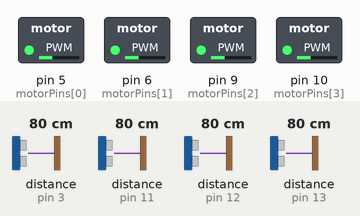
Simulated run of this sketch. Board: Arduino Uno, built with avr-gcc and run on an emulated ATmega328P. On the bench: switched loads named in the sketch (green lamp = pin HIGH). Wiring (inferred from the names in the program): 4 × ultrasonic range finder: trigger pin 2, echo pin 3 / trigger pin 4, echo pin 11 / trigger pin 7, echo pin 12 / trigger pin 8, echo pin 13. Inputs (shaded band) come from the test bench; at power-on: distance to the obstacle (sensors on pin 12, pin 3, pin 11, pin 13) 80 cm. The echo pulse lasts 58.3 µs per cm; pins used as bus, display or sensor lines are not drawn; what the sketch prints to the serial monitor is not drawn.

Above: at 1.2 s.
1.3 s: distance to the obstacle (sensor on pin 12) set to 250 cm
At 2.0 s:
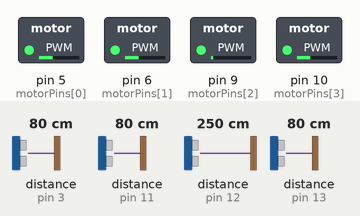
3.0 s: distance to the obstacle (sensor on pin 3) set to 18 cm
At 4.1 s:
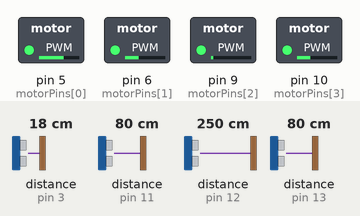
4.6 s: distance to the obstacle (sensor on pin 11) set to 2 cm
At 5.6 s:
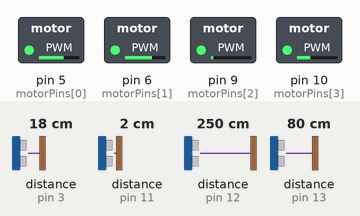
6.1 s: distance to the obstacle (sensor on pin 13) set to 18 cm
At 7.4 s:
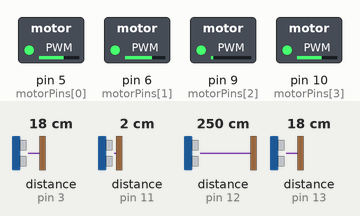
7.7 s: distance to the obstacle (sensor on pin 3) set to 250 cm
At 9.0 s:
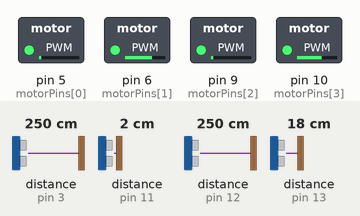
9.3 s: distance to the obstacle (sensor on pin 11) set to 60 cm
At 10.8 s:
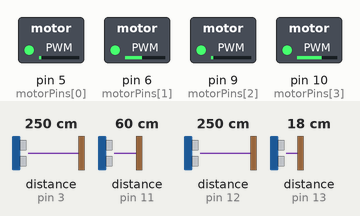
Timing chart, 0 to 11.9 s (numbered marks = the images above; inputs shaded):
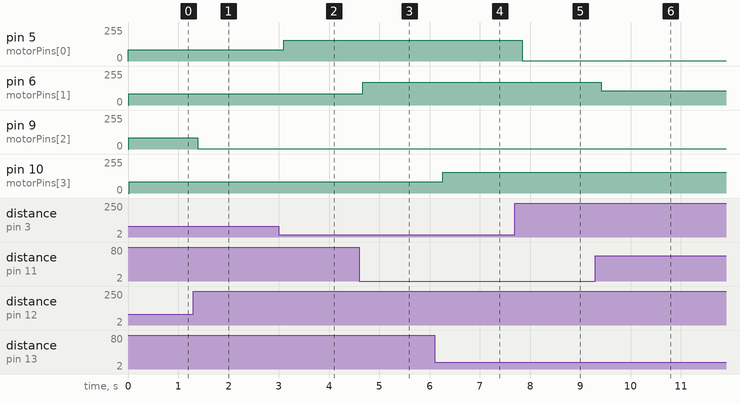

Measured:
- after the input at 1.3 s, pin 5 (motorPins[0]): 84/255 → 85/255 after 0.24 s; pin 9 (motorPins[2]): 85/255 → 1/255 after 0.09 s; pin 10 (motorPins[3]): 85/255 → 84/255 after 0.09 s
- after the input at 3.0 s, pin 5 (motorPins[0]): 85/255 → 157/255 after 0.10 s
- after the input at 4.6 s, pin 6 (motorPins[1]): 85/255 → 170/255 after 0.07 s
- after the input at 6.1 s, pin 10 (motorPins[3]): 84/255 → 157/255 after 0.16 s
- after the input at 7.7 s, pin 5 (motorPins[0]): 157/255 → 1/255 after 0.14 s
- after the input at 9.3 s, pin 6 (motorPins[1]): 170/255 → 108/255 after 0.12 s

The sketch:

arduino_integrated.ino
```cpp
// HATSEYE Arduino Integration - Ultrasonic Sensor Motor Control
// Array of pins
const int trigPins[] = {2, 4, 7, 8};
const int echoPins[] = {3, 11, 12, 13};
const int motorPins[] = {5, 6, 9, 10}; // All PWM pins

void setup() {
  Serial.begin(9600);
  for (int i = 0; i < 4; i++) {
    pinMode(trigPins[i], OUTPUT);
    pinMode(echoPins[i], INPUT);
    pinMode(motorPins[i], OUTPUT);
  }
}

void loop() {
  // Store sensor data for all 4 sensors
  int distances[4];
  int intensities[4];

  for (int i = 0; i < 4; i++) {
    // 1. Trigger the specific sensor
    digitalWrite(trigPins[i], LOW);
    delayMicroseconds(2);
    digitalWrite(trigPins[i], HIGH);
    delayMicroseconds(10);
    digitalWrite(trigPins[i], LOW);

    // 2. Measure distance
    long duration = pulseIn(echoPins[i], HIGH, 30000); // 30ms timeout
    int distance = duration * 0.034 / 2;
    distances[i] = distance;

    // 3. Logic: If no reading or out of range, turn off motor
    int intensity = 0;
    if (distance > 0 && distance < 150) {
      // Map 5cm (200 strength) to 50cm (0 strength)
      intensity = map(distance, 5, 150, 170, 1);
    }

    // Constrain and write to the specific motor
    intensity = constrain(intensity, 1, 170);
    analogWrite(motorPins[i], intensity);
    intensities[i] = intensity;
  }

  // Send all sensor data as JSON (best format for Flask integration)
  Serial.print("{\"sensors\":[");
  for (int i = 0; i < 4; i++) {
    Serial.print("{\"id\":");
    Serial.print(i + 1);
    Serial.print(",\"distance\":");
    Serial.print(distances[i]);
    Serial.print(",\"intensity\":");
    Serial.print(intensities[i]);
    Serial.print("}");
    if (i < 3) Serial.print(",");
  }
  Serial.println("]}");

  delay(20); // Short delay to prevent sensor cross-talk
}
```
